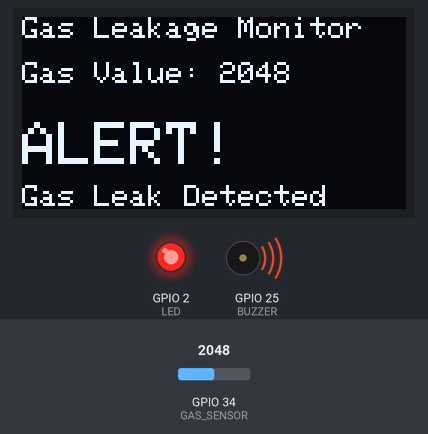
This sketch was run on a simulated ESP32. Shown: 128×64 one-colour display, output pins drawn as LEDs (lit = HIGH), buzzer (waves = sounding, pin HIGH). The test bench sets the inputs (shaded band); at power-on: GPIO 34 (GAS_SENSOR) = 2048. What the sketch prints to the serial monitor is not drawn.

Above: at 3.2 s.
3.3 s: GPIO 34 (GAS_SENSOR) set to 1929
At 4.4 s:
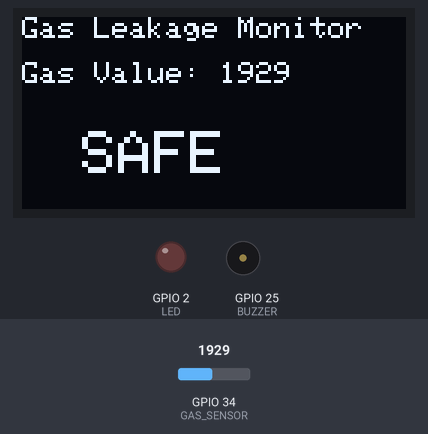
5.1 s: GPIO 34 (GAS_SENSOR) set to 1228
At 6.0 s:
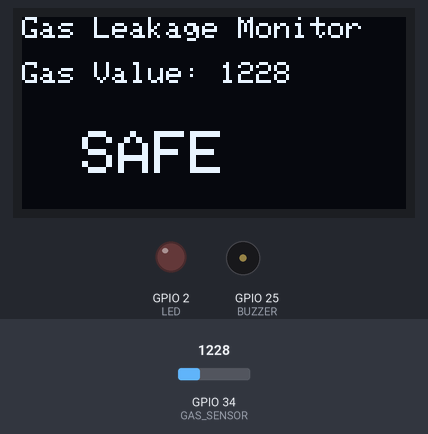
6.7 s: GPIO 34 (GAS_SENSOR) set to 491
At 7.6 s:
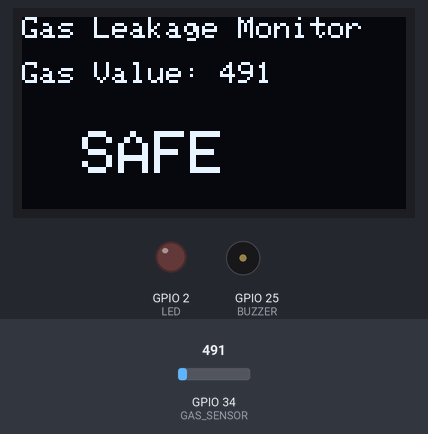
Timing chart, 0 to 9.7 s (numbered marks = the images above; inputs shaded):
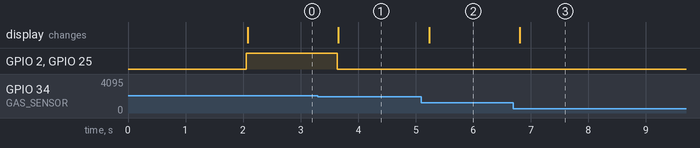

The sketch:

sketch.ino
```cpp
#include <Wire.h>
#include <Adafruit_GFX.h>
#include <Adafruit_SSD1306.h>

#define SCREEN_WIDTH 128
#define SCREEN_HEIGHT 64

Adafruit_SSD1306 display(SCREEN_WIDTH, SCREEN_HEIGHT, &Wire, -1);

// Pins
#define GAS_SENSOR 34
#define LED 2
#define BUZZER 25

void setup() {
  Serial.begin(115200);

  pinMode(LED, OUTPUT);
  pinMode(BUZZER, OUTPUT);

  if (!display.begin(SSD1306_SWITCHCAPVCC, 0x3C)) {
    Serial.println("OLED not found");
    while (1);
  }

  display.clearDisplay();
  display.setTextColor(SSD1306_WHITE);

  // Welcome Screen
  display.setTextSize(2);
  display.setCursor(10, 15);
  display.println("GAS");
  display.setCursor(10, 40);
  display.println("MONITOR");
  display.display();

  delay(2000);
}

void loop() {

  int gas = analogRead(GAS_SENSOR);

  Serial.print("Gas Value: ");
  Serial.println(gas);

  display.clearDisplay();

  // Title
  display.setTextSize(1);
  display.setCursor(0,0);
  display.println("Gas Leakage Monitor");

  // Gas Value
  display.setCursor(0,15);
  display.print("Gas Value: ");
  display.print(gas);

  if(gas > 2000){

    digitalWrite(LED,HIGH);
    digitalWrite(BUZZER,HIGH);

    display.setTextSize(2);
    display.setCursor(0,35);
    display.println("ALERT!");

    display.setTextSize(1);
    display.setCursor(0,56);
    display.print("Gas Leak Detected");

  }
  else{

    digitalWrite(LED,LOW);
    digitalWrite(BUZZER,LOW);

    display.setTextSize(2);
    display.setCursor(20,38);
    display.println("SAFE");

  }

  display.display();

  delay(500);
}
```

Measured:
- the behaviour switches between 2001 and 2000 on GPIO 34 (GAS_SENSOR) (found by bisection; images 0 and 1)
- after the input at 3.3 s, GPIO 2 (LED), GPIO 25 (BUZZER): HIGH → LOW after 0.33 s; the display: changes after 0.36 s (image 1)
- after the input at 5.1 s, the display: changes after 0.14 s (image 2)
- after the input at 6.7 s, the display: changes after 0.11 s (image 3)
